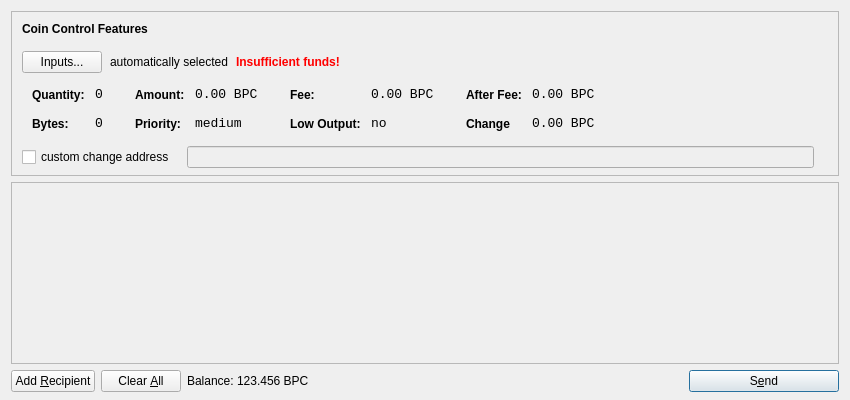
<?xml version="1.0" encoding="UTF-8"?>
<ui version="4.0">
 <class>SendCoinsDialog</class>
 <widget class="QDialog" name="SendCoinsDialog">
  <property name="geometry">
   <rect>
    <x>0</x>
    <y>0</y>
    <width>850</width>
    <height>400</height>
   </rect>
  </property>
  <property name="windowTitle">
   <string>Send Coins</string>
  </property>
  <layout class="QVBoxLayout" name="verticalLayout" stretch="0,1,0">
   <property name="bottomMargin">
    <number>8</number>
   </property>
   <item>
    <widget class="QFrame" name="frameCoinControl">
     <property name="sizePolicy">
      <sizepolicy hsizetype="Expanding" vsizetype="Expanding">
       <horstretch>0</horstretch>
       <verstretch>0</verstretch>
      </sizepolicy>
     </property>
     <property name="maximumSize">
      <size>
       <width>16777215</width>
       <height>16777215</height>
      </size>
     </property>
     <property name="frameShape">
      <enum>QFrame::StyledPanel</enum>
     </property>
     <property name="frameShadow">
      <enum>QFrame::Sunken</enum>
     </property>
     <layout class="QVBoxLayout" name="verticalLayoutCoinControl2">
      <property name="spacing">
       <number>-1</number>
      </property>
      <property name="leftMargin">
       <number>0</number>
      </property>
      <property name="topMargin">
       <number>0</number>
      </property>
      <property name="rightMargin">
       <number>0</number>
      </property>
      <property name="bottomMargin">
       <number>6</number>
      </property>
      <item>
       <layout class="QVBoxLayout" name="verticalLayoutCoinControl" stretch="0,0,0,0,1">
        <property name="spacing">
         <number>0</number>
        </property>
        <property name="leftMargin">
         <number>10</number>
        </property>
        <property name="topMargin">
         <number>10</number>
        </property>
        <item>
         <layout class="QHBoxLayout" name="horizontalLayoutCoinControl1">
          <property name="bottomMargin">
           <number>15</number>
          </property>
          <item>
           <widget class="QLabel" name="labelCoinControlFeatures">
            <property name="sizePolicy">
             <sizepolicy hsizetype="Preferred" vsizetype="Maximum">
              <horstretch>0</horstretch>
              <verstretch>0</verstretch>
             </sizepolicy>
            </property>
            <property name="font">
             <font>
              <weight>75</weight>
              <bold>true</bold>
             </font>
            </property>
            <property name="styleSheet">
             <string notr="true">font-weight:bold;</string>
            </property>
            <property name="text">
             <string>Coin Control Features</string>
            </property>
           </widget>
          </item>
         </layout>
        </item>
        <item>
         <layout class="QHBoxLayout" name="horizontalLayoutCoinControl2" stretch="0,0,0,0">
          <property name="spacing">
           <number>8</number>
          </property>
          <property name="bottomMargin">
           <number>10</number>
          </property>
          <item>
           <widget class="QPushButton" name="pushButtonCoinControl">
            <property name="styleSheet">
             <string notr="true"/>
            </property>
            <property name="text">
             <string>Inputs...</string>
            </property>
           </widget>
          </item>
          <item>
           <widget class="QLabel" name="labelCoinControlAutomaticallySelected">
            <property name="text">
             <string>automatically selected</string>
            </property>
            <property name="margin">
             <number>5</number>
            </property>
           </widget>
          </item>
          <item>
           <widget class="QLabel" name="labelCoinControlInsuffFunds">
            <property name="font">
             <font>
              <weight>75</weight>
              <bold>true</bold>
             </font>
            </property>
            <property name="styleSheet">
             <string notr="true">color:red;font-weight:bold;</string>
            </property>
            <property name="text">
             <string>Insufficient funds!</string>
            </property>
            <property name="margin">
             <number>5</number>
            </property>
           </widget>
          </item>
          <item>
           <spacer name="horizontalSpacerCoinControl">
            <property name="orientation">
             <enum>Qt::Horizontal</enum>
            </property>
            <property name="sizeHint" stdset="0">
             <size>
              <width>40</width>
              <height>1</height>
             </size>
            </property>
           </spacer>
          </item>
         </layout>
        </item>
        <item>
         <widget class="QWidget" name="widgetCoinControl" native="true">
          <property name="sizePolicy">
           <sizepolicy hsizetype="Preferred" vsizetype="Preferred">
            <horstretch>0</horstretch>
            <verstretch>0</verstretch>
           </sizepolicy>
          </property>
          <property name="minimumSize">
           <size>
            <width>0</width>
            <height>0</height>
           </size>
          </property>
          <property name="styleSheet">
           <string notr="true"/>
          </property>
          <layout class="QHBoxLayout" name="horizontalLayoutCoinControl5">
           <property name="margin">
            <number>0</number>
           </property>
           <item>
            <layout class="QHBoxLayout" name="horizontalLayoutCoinControl3" stretch="0,0,0,1">
             <property name="spacing">
              <number>20</number>
             </property>
             <property name="topMargin">
              <number>0</number>
             </property>
             <property name="bottomMargin">
              <number>10</number>
             </property>
             <item>
              <layout class="QFormLayout" name="formLayoutCoinControl1">
               <property name="horizontalSpacing">
                <number>10</number>
               </property>
               <property name="verticalSpacing">
                <number>14</number>
               </property>
               <property name="leftMargin">
                <number>10</number>
               </property>
               <property name="topMargin">
                <number>4</number>
               </property>
               <property name="rightMargin">
                <number>6</number>
               </property>
               <item row="0" column="0">
                <widget class="QLabel" name="labelCoinControlQuantityText">
                 <property name="styleSheet">
                  <string notr="true">font-weight:bold;</string>
                 </property>
                 <property name="text">
                  <string>Quantity:</string>
                 </property>
                 <property name="margin">
                  <number>0</number>
                 </property>
                </widget>
               </item>
               <item row="0" column="1">
                <widget class="QLabel" name="labelCoinControlQuantity">
                 <property name="font">
                  <font>
                   <family>Monospace</family>
                   <pointsize>10</pointsize>
                  </font>
                 </property>
                 <property name="cursor">
                  <cursorShape>IBeamCursor</cursorShape>
                 </property>
                 <property name="contextMenuPolicy">
                  <enum>Qt::ActionsContextMenu</enum>
                 </property>
                 <property name="text">
                  <string>0</string>
                 </property>
                 <property name="margin">
                  <number>0</number>
                 </property>
                 <property name="textInteractionFlags">
                  <set>Qt::LinksAccessibleByMouse|Qt::TextSelectableByKeyboard|Qt::TextSelectableByMouse</set>
                 </property>
                </widget>
               </item>
               <item row="1" column="0">
                <widget class="QLabel" name="labelCoinControlBytesText">
                 <property name="styleSheet">
                  <string notr="true">font-weight:bold;</string>
                 </property>
                 <property name="text">
                  <string>Bytes:</string>
                 </property>
                </widget>
               </item>
               <item row="1" column="1">
                <widget class="QLabel" name="labelCoinControlBytes">
                 <property name="font">
                  <font>
                   <family>Monospace</family>
                   <pointsize>10</pointsize>
                  </font>
                 </property>
                 <property name="cursor">
                  <cursorShape>IBeamCursor</cursorShape>
                 </property>
                 <property name="contextMenuPolicy">
                  <enum>Qt::ActionsContextMenu</enum>
                 </property>
                 <property name="text">
                  <string>0</string>
                 </property>
                 <property name="textInteractionFlags">
                  <set>Qt::LinksAccessibleByMouse|Qt::TextSelectableByKeyboard|Qt::TextSelectableByMouse</set>
                 </property>
                </widget>
               </item>
              </layout>
             </item>
             <item>
              <layout class="QFormLayout" name="formLayoutCoinControl2">
               <property name="horizontalSpacing">
                <number>10</number>
               </property>
               <property name="verticalSpacing">
                <number>14</number>
               </property>
               <property name="leftMargin">
                <number>6</number>
               </property>
               <property name="topMargin">
                <number>4</number>
               </property>
               <property name="rightMargin">
                <number>6</number>
               </property>
               <item row="0" column="0">
                <widget class="QLabel" name="labelCoinControlAmountText">
                 <property name="styleSheet">
                  <string notr="true">font-weight:bold;</string>
                 </property>
                 <property name="text">
                  <string>Amount:</string>
                 </property>
                 <property name="margin">
                  <number>0</number>
                 </property>
                </widget>
               </item>
               <item row="0" column="1">
                <widget class="QLabel" name="labelCoinControlAmount">
                 <property name="font">
                  <font>
                   <family>Monospace</family>
                   <pointsize>10</pointsize>
                  </font>
                 </property>
                 <property name="cursor">
                  <cursorShape>IBeamCursor</cursorShape>
                 </property>
                 <property name="contextMenuPolicy">
                  <enum>Qt::ActionsContextMenu</enum>
                 </property>
                 <property name="text">
                  <string>0.00 BPC</string>
                 </property>
                 <property name="textInteractionFlags">
                  <set>Qt::LinksAccessibleByMouse|Qt::TextSelectableByKeyboard|Qt::TextSelectableByMouse</set>
                 </property>
                </widget>
               </item>
               <item row="1" column="0">
                <widget class="QLabel" name="labelCoinControlPriorityText">
                 <property name="styleSheet">
                  <string notr="true">font-weight:bold;</string>
                 </property>
                 <property name="text">
                  <string>Priority:</string>
                 </property>
                </widget>
               </item>
               <item row="1" column="1">
                <widget class="QLabel" name="labelCoinControlPriority">
                 <property name="font">
                  <font>
                   <family>Monospace</family>
                   <pointsize>10</pointsize>
                  </font>
                 </property>
                 <property name="cursor">
                  <cursorShape>IBeamCursor</cursorShape>
                 </property>
                 <property name="contextMenuPolicy">
                  <enum>Qt::ActionsContextMenu</enum>
                 </property>
                 <property name="text">
                  <string>medium</string>
                 </property>
                 <property name="textInteractionFlags">
                  <set>Qt::LinksAccessibleByMouse|Qt::TextSelectableByKeyboard|Qt::TextSelectableByMouse</set>
                 </property>
                </widget>
               </item>
              </layout>
             </item>
             <item>
              <layout class="QFormLayout" name="formLayoutCoinControl3">
               <property name="horizontalSpacing">
                <number>10</number>
               </property>
               <property name="verticalSpacing">
                <number>14</number>
               </property>
               <property name="leftMargin">
                <number>6</number>
               </property>
               <property name="topMargin">
                <number>4</number>
               </property>
               <property name="rightMargin">
                <number>6</number>
               </property>
               <item row="0" column="0">
                <widget class="QLabel" name="labelCoinControlFeeText">
                 <property name="styleSheet">
                  <string notr="true">font-weight:bold;</string>
                 </property>
                 <property name="text">
                  <string>Fee:</string>
                 </property>
                 <property name="margin">
                  <number>0</number>
                 </property>
                </widget>
               </item>
               <item row="0" column="1">
                <widget class="QLabel" name="labelCoinControlFee">
                 <property name="font">
                  <font>
                   <family>Monospace</family>
                   <pointsize>10</pointsize>
                  </font>
                 </property>
                 <property name="cursor">
                  <cursorShape>IBeamCursor</cursorShape>
                 </property>
                 <property name="contextMenuPolicy">
                  <enum>Qt::ActionsContextMenu</enum>
                 </property>
                 <property name="text">
                  <string>0.00 BPC</string>
                 </property>
                 <property name="textInteractionFlags">
                  <set>Qt::LinksAccessibleByMouse|Qt::TextSelectableByKeyboard|Qt::TextSelectableByMouse</set>
                 </property>
                </widget>
               </item>
               <item row="1" column="0">
                <widget class="QLabel" name="labelCoinControlLowOutputText">
                 <property name="styleSheet">
                  <string notr="true">font-weight:bold;</string>
                 </property>
                 <property name="text">
                  <string>Low Output:</string>
                 </property>
                </widget>
               </item>
               <item row="1" column="1">
                <widget class="QLabel" name="labelCoinControlLowOutput">
                 <property name="font">
                  <font>
                   <family>Monospace</family>
                   <pointsize>10</pointsize>
                  </font>
                 </property>
                 <property name="cursor">
                  <cursorShape>IBeamCursor</cursorShape>
                 </property>
                 <property name="contextMenuPolicy">
                  <enum>Qt::ActionsContextMenu</enum>
                 </property>
                 <property name="text">
                  <string>no</string>
                 </property>
                 <property name="textInteractionFlags">
                  <set>Qt::LinksAccessibleByMouse|Qt::TextSelectableByKeyboard|Qt::TextSelectableByMouse</set>
                 </property>
                </widget>
               </item>
              </layout>
             </item>
             <item>
              <layout class="QFormLayout" name="formLayoutCoinControl4">
               <property name="horizontalSpacing">
                <number>10</number>
               </property>
               <property name="verticalSpacing">
                <number>14</number>
               </property>
               <property name="leftMargin">
                <number>6</number>
               </property>
               <property name="topMargin">
                <number>4</number>
               </property>
               <property name="rightMargin">
                <number>6</number>
               </property>
               <item row="0" column="0">
                <widget class="QLabel" name="labelCoinControlAfterFeeText">
                 <property name="styleSheet">
                  <string notr="true">font-weight:bold;</string>
                 </property>
                 <property name="text">
                  <string>After Fee:</string>
                 </property>
                 <property name="margin">
                  <number>0</number>
                 </property>
                </widget>
               </item>
               <item row="0" column="1">
                <widget class="QLabel" name="labelCoinControlAfterFee">
                 <property name="font">
                  <font>
                   <family>Monospace</family>
                   <pointsize>10</pointsize>
                  </font>
                 </property>
                 <property name="cursor">
                  <cursorShape>IBeamCursor</cursorShape>
                 </property>
                 <property name="contextMenuPolicy">
                  <enum>Qt::ActionsContextMenu</enum>
                 </property>
                 <property name="text">
                  <string>0.00 BPC</string>
                 </property>
                 <property name="textInteractionFlags">
                  <set>Qt::LinksAccessibleByMouse|Qt::TextSelectableByKeyboard|Qt::TextSelectableByMouse</set>
                 </property>
                </widget>
               </item>
               <item row="1" column="0">
                <widget class="QLabel" name="labelCoinControlChangeText">
                 <property name="styleSheet">
                  <string notr="true">font-weight:bold;</string>
                 </property>
                 <property name="text">
                  <string>Change</string>
                 </property>
                </widget>
               </item>
               <item row="1" column="1">
                <widget class="QLabel" name="labelCoinControlChange">
                 <property name="font">
                  <font>
                   <family>Monospace</family>
                   <pointsize>10</pointsize>
                  </font>
                 </property>
                 <property name="cursor">
                  <cursorShape>IBeamCursor</cursorShape>
                 </property>
                 <property name="contextMenuPolicy">
                  <enum>Qt::ActionsContextMenu</enum>
                 </property>
                 <property name="text">
                  <string>0.00 BPC</string>
                 </property>
                 <property name="textInteractionFlags">
                  <set>Qt::LinksAccessibleByMouse|Qt::TextSelectableByKeyboard|Qt::TextSelectableByMouse</set>
                 </property>
                </widget>
               </item>
              </layout>
             </item>
            </layout>
           </item>
          </layout>
         </widget>
        </item>
        <item>
         <layout class="QHBoxLayout" name="horizontalLayoutCoinControl4" stretch="0,0,0">
          <property name="spacing">
           <number>12</number>
          </property>
          <property name="sizeConstraint">
           <enum>QLayout::SetDefaultConstraint</enum>
          </property>
          <property name="topMargin">
           <number>5</number>
          </property>
          <property name="rightMargin">
           <number>5</number>
          </property>
          <item>
           <widget class="QCheckBox" name="checkBoxCoinControlChange">
            <property name="text">
             <string>custom change address</string>
            </property>
           </widget>
          </item>
          <item>
           <widget class="QLineEdit" name="lineEditCoinControlChange">
            <property name="enabled">
             <bool>false</bool>
            </property>
            <property name="sizePolicy">
             <sizepolicy hsizetype="Expanding" vsizetype="Fixed">
              <horstretch>0</horstretch>
              <verstretch>0</verstretch>
             </sizepolicy>
            </property>
           </widget>
          </item>
          <item>
           <widget class="QLabel" name="labelCoinControlChangeLabel">
            <property name="sizePolicy">
             <sizepolicy hsizetype="Preferred" vsizetype="Expanding">
              <horstretch>0</horstretch>
              <verstretch>0</verstretch>
             </sizepolicy>
            </property>
            <property name="minimumSize">
             <size>
              <width>0</width>
              <height>0</height>
             </size>
            </property>
            <property name="text">
             <string/>
            </property>
            <property name="margin">
             <number>3</number>
            </property>
           </widget>
          </item>
         </layout>
        </item>
        <item>
         <spacer name="verticalSpacerCoinControl">
          <property name="orientation">
           <enum>Qt::Vertical</enum>
          </property>
          <property name="sizeHint" stdset="0">
           <size>
            <width>800</width>
            <height>1</height>
           </size>
          </property>
         </spacer>
        </item>
       </layout>
      </item>
     </layout>
    </widget>
   </item>
   <item>
    <widget class="QScrollArea" name="scrollArea">
     <property name="widgetResizable">
      <bool>true</bool>
     </property>
     <widget class="QWidget" name="scrollAreaWidgetContents">
      <property name="geometry">
       <rect>
        <x>0</x>
        <y>0</y>
        <width>830</width>
        <height>165</height>
       </rect>
      </property>
      <layout class="QVBoxLayout" name="verticalLayout_2">
       <property name="margin">
        <number>0</number>
       </property>
       <item>
        <layout class="QVBoxLayout" name="entries">
         <property name="spacing">
          <number>6</number>
         </property>
        </layout>
       </item>
       <item>
        <spacer name="verticalSpacer">
         <property name="orientation">
          <enum>Qt::Vertical</enum>
         </property>
         <property name="sizeHint" stdset="0">
          <size>
           <width>20</width>
           <height>40</height>
          </size>
         </property>
        </spacer>
       </item>
      </layout>
     </widget>
    </widget>
   </item>
   <item>
    <layout class="QHBoxLayout" name="horizontalLayout">
     <item>
      <widget class="QPushButton" name="addButton">
       <property name="toolTip">
        <string>Send to multiple recipients at once</string>
       </property>
       <property name="text">
        <string>Add &amp;Recipient</string>
       </property>
       <property name="icon">
        <iconset resource="../bitcoin.qrc">
         <normaloff>:/icons/add</normaloff>:/icons/add</iconset>
       </property>
       <property name="autoDefault">
        <bool>false</bool>
       </property>
      </widget>
     </item>
     <item>
      <widget class="QPushButton" name="clearButton">
       <property name="sizePolicy">
        <sizepolicy hsizetype="Minimum" vsizetype="Fixed">
         <horstretch>0</horstretch>
         <verstretch>0</verstretch>
        </sizepolicy>
       </property>
       <property name="toolTip">
        <string>Remove all transaction fields</string>
       </property>
       <property name="text">
        <string>Clear &amp;All</string>
       </property>
       <property name="icon">
        <iconset resource="../bitcoin.qrc">
         <normaloff>:/icons/remove</normaloff>:/icons/remove</iconset>
       </property>
       <property name="autoRepeatDelay">
        <number>300</number>
       </property>
       <property name="autoDefault">
        <bool>false</bool>
       </property>
      </widget>
     </item>
     <item>
      <layout class="QHBoxLayout" name="horizontalLayout_2">
       <property name="spacing">
        <number>3</number>
       </property>
       <item>
        <widget class="QLabel" name="label">
         <property name="sizePolicy">
          <sizepolicy hsizetype="Preferred" vsizetype="Fixed">
           <horstretch>0</horstretch>
           <verstretch>0</verstretch>
          </sizepolicy>
         </property>
         <property name="text">
          <string>Balance:</string>
         </property>
        </widget>
       </item>
       <item>
        <widget class="QLabel" name="labelBalance">
         <property name="sizePolicy">
          <sizepolicy hsizetype="Preferred" vsizetype="Fixed">
           <horstretch>0</horstretch>
           <verstretch>0</verstretch>
          </sizepolicy>
         </property>
         <property name="cursor">
          <cursorShape>IBeamCursor</cursorShape>
         </property>
         <property name="text">
          <string>123.456 BPC</string>
         </property>
         <property name="textInteractionFlags">
          <set>Qt::LinksAccessibleByMouse|Qt::TextSelectableByKeyboard|Qt::TextSelectableByMouse</set>
         </property>
        </widget>
       </item>
      </layout>
     </item>
     <item>
      <spacer name="horizontalSpacer">
       <property name="orientation">
        <enum>Qt::Horizontal</enum>
       </property>
       <property name="sizeHint" stdset="0">
        <size>
         <width>40</width>
         <height>20</height>
        </size>
       </property>
      </spacer>
     </item>
     <item>
      <widget class="QPushButton" name="sendButton">
       <property name="minimumSize">
        <size>
         <width>150</width>
         <height>0</height>
        </size>
       </property>
       <property name="toolTip">
        <string>Confirm the send action</string>
       </property>
       <property name="text">
        <string>S&amp;end</string>
       </property>
       <property name="icon">
        <iconset resource="../bitcoin.qrc">
         <normaloff>:/icons/send</normaloff>:/icons/send</iconset>
       </property>
       <property name="default">
        <bool>true</bool>
       </property>
      </widget>
     </item>
    </layout>
   </item>
  </layout>
 </widget>
 <resources>
  <include location="../bitcoin.qrc"/>
 </resources>
 <connections/>
</ui>
